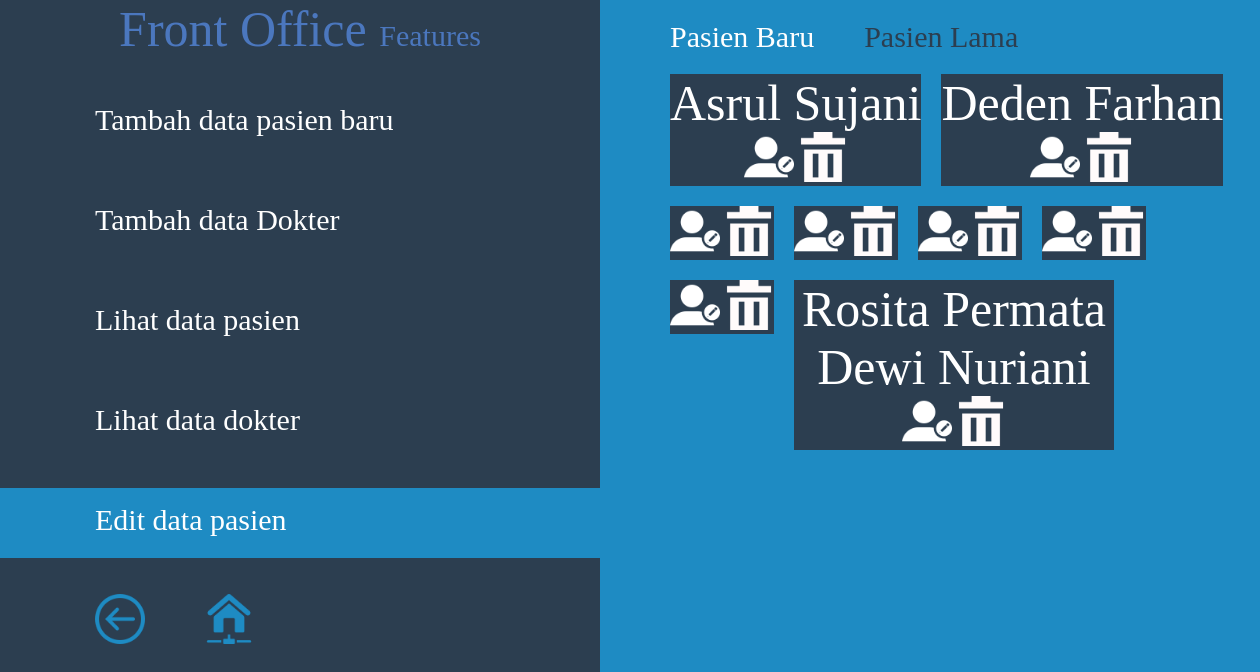
Page /p/editdata.php (signed in) on the committed database.
### tables this page shows
CREATE TABLE IF NOT EXISTS `databaru` (
  `id` int(11) NOT NULL AUTO_INCREMENT,
  `username` varchar(50) NOT NULL,
  `nama` varchar(100) NOT NULL,
  `umur` int(50) NOT NULL,
  `jeniskelamin` varchar(50) NOT NULL,
  `gejala` text NOT NULL,
  `penyakitsebelum` text NOT NULL,
  `golongandarah` varchar(2) NOT NULL,
  `type` varchar(50) NOT NULL,
  PRIMARY KEY (`id`)
);

### p/editdata.php (the view, shortened to what this page needs)
<html>
<head>
	<link rel="stylesheet" type="text/css" href="../style.css">
</head>
<body id='fitur'>
	<div id='menukiri'>
		<center><font class='b' style='color:#4B77BE;'> Front Office <font class='k' style='color:#4B77BE;'>Features</font> </font></center>
		<a href='pasienbaru.php'>
		<div class='menukiri1'>
			<font class='k' style='margin-left:95px;margin-top:15px;display:inline-block;'>Tambah data pasien baru</font>
		</div>
		</a>
		<a href='dokter.php'><div class='menukiri1'>
			<font class='k' style='margin-left:95px;margin-top:15px;display:inline-block;'>Tambah data Dokter</font>
		</div>
		</a>
		<a href='lihatdata.php'>
		<div class='menukiri1'>
			<font class='k' style='margin-left:95px;margin-top:15px;display:inline-block;'>Lihat data pasien</font>
		</div>
		</a>
		<a href='lihatdokter.php'>
		<div class='menukiri1'>
			<font class='k' style='margin-left:95px;margin-top:15px;display:inline-block;'>Lihat data dokter</font>
		</div>
		</a>
		<a href='editdata.php'>
		<div class='menukiri1-active'>
			<font class='k' style='margin-left:95px;margin-top:15px;display:inline-block;'>Edit data pasien</font>
		</div>
		</a>
		<br><br>
		<a href="javascript:history.back()"><img src='../img/back.png' height='50' style='margin-left:95px;'></a>
		<a href="frontoffice.php"><img src='../img/home.png' height='50' style='margin-left:55px;'></a>	</div>
	<div id='kanan'>
		<a href='lihatbaru.php'><font class='k' style='color:white;margin-top:20px;margin-left:20px;display:inline-block;'>Pasien Baru</font></a><a href='lihatlama.php'><font class='k' style='color:#2C3E50;margin-top:20px;margin-left:50px;display:inline-block;'>Pasien Lama</font></a><br>
<?php
$query1="select * from databaru ";
$result=mysql_query($query1) or die(mysql_error());
while($rows=mysql_fetch_object($result)){
      ?>
		<div id='name'>
			<font class='b'><?php echo $rows -> nama;?></font>
			<div class='tampil'>
				<a href='edit.php?idpasien=<?php echo $rows -> id;?>'><img src='../img/edit.png' height='50'></a>
				<a href='delete.php?idpasien=<?php echo $rows -> id;?>'><img src='../img/delete.png' height='50'></a>
			</div>
	</div>
	<?php
}
	?>
</body>
</html>

### style.css (style rules this page uses)
body { margin: 0; background: #0A5BC4; font-family: 'Century Gothic'; }
#fitur { background:#1E8BC3; }
a { color:white; text-decoration: none; }
font { color:white; font-family: 'Century Gothic'; }
font.k { font-size: 30px; }
font.b { font-size: 50px; }
#menukiri { width: 600px; height: 100%; background:#2C3E50; float: left; position: fixed; }
.menukiri1 { width:100%; height: 70px; margin-top: 30px; }
.menukiri1-active { width:100%; height: 70px; background-color:#1E8BC3; margin-top: 30px; }
#kanan { width:600px; height:100%; background:#1E8BC3; margin-left:650px; }
#name { width:auto; max-width: 320px; height:auto; background: #2C3E50; margin-left:20px; text-align: center; text-transform: capitalize; float: left; margin-top: 20px; }

### rows in the picture
databaru: nama "Asrul Sujani"
databaru: nama "Deden Farhan"
databaru: nama "Rosita Permata Dewi Nuriani"
